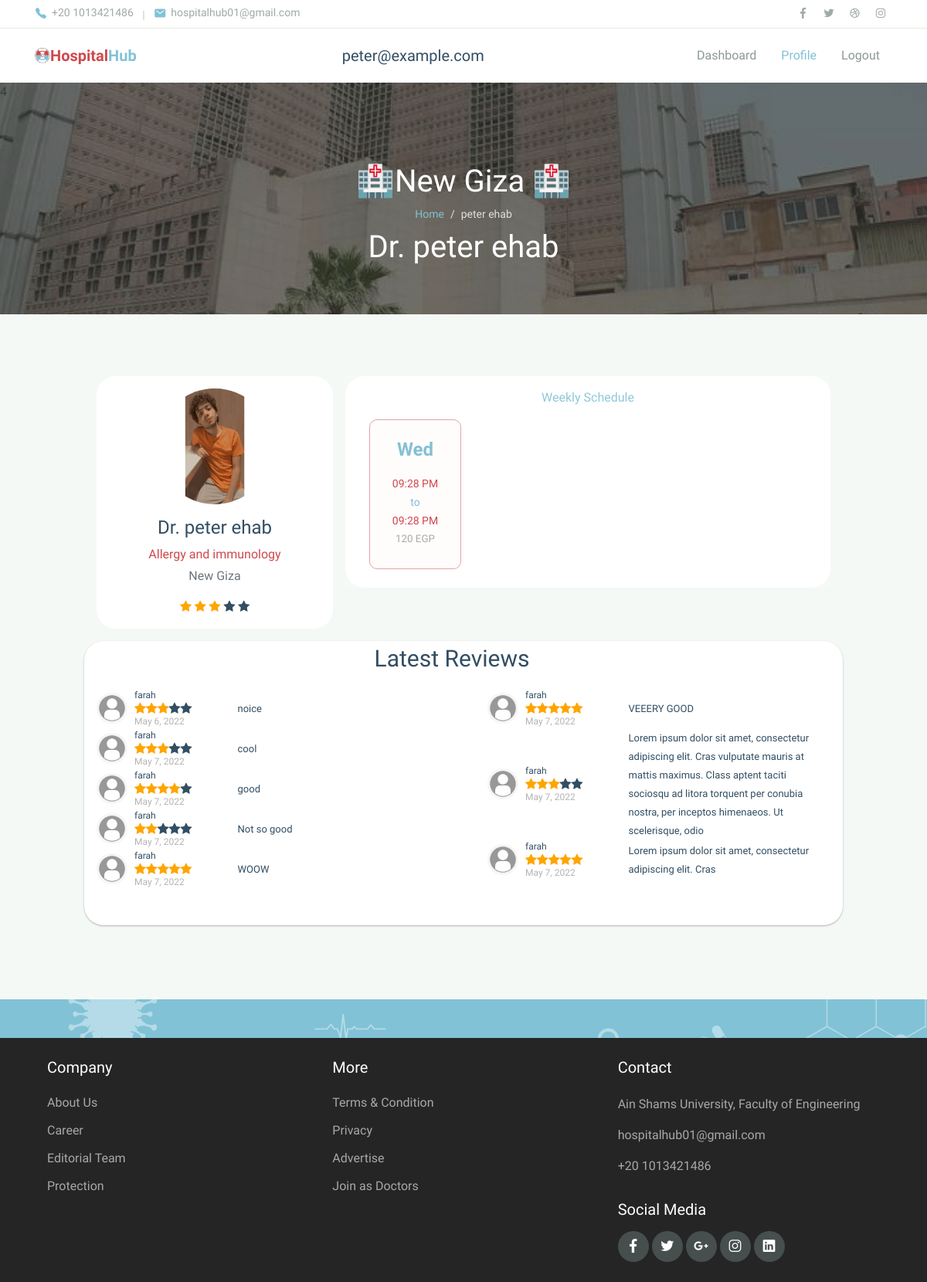
/hospital_hub/Doctor/profile (signed in), run on an earlier commit of the app's database.
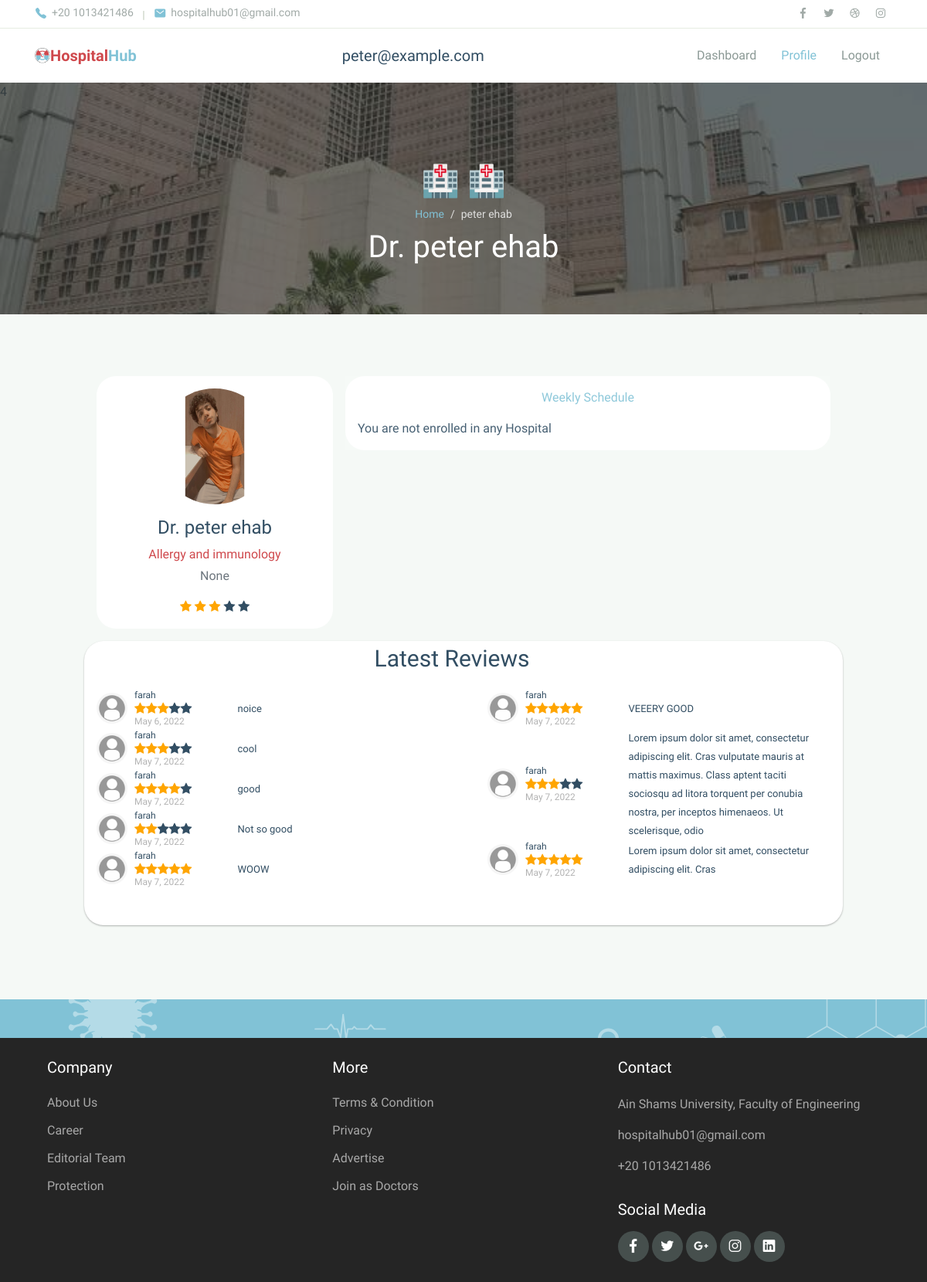
And on a later commit of the database.
### hospital_hub/models.py (models this page shows, shortened)
class Hospital(models.Model):
    name = models.CharField(max_length=100)
    city = models.ForeignKey(City, on_delete=models.PROTECT, null=True)
    specialities = models.ManyToManyField(Speciality, blank=True, null=True)
    image = models.ImageField(
        upload_to="media/", null=True, default="media/no_hospital_img.png")
    def __str__(self):
        return self.name

class Schedule(models.Model):
    day = models.CharField(max_length=50)
    doctor = models.ForeignKey(
        Doctor, on_delete=models.CASCADE, related_name="dailyschedule")
    start_time = models.TimeField()
    end_time = models.TimeField()
    price = models.IntegerField()
    patient_count = models.IntegerField()

class Review(models.Model):
    doctor = models.ForeignKey(
        Doctor, on_delete=models.CASCADE, related_name="my_reviews")
    patient = models.ForeignKey(
        Patient, on_delete=models.CASCADE, related_name="my_comments")
    comment = models.TextField()
    rating = models.IntegerField(
        default=Rating.EXCELLENT, choices=Rating.choices)
    created_at = models.DateTimeField(auto_now_add=True)

class Patient(models.Model):
    my_account = models.ForeignKey(
        User, on_delete=models.CASCADE, related_name="my_patient")

class User(AbstractBaseUser):
    username = models.CharField(max_length=255, unique=True)
    email = models.EmailField(
        verbose_name='email address', max_length=255, unique=True)
    full_name = models.CharField(max_length=255, blank=True, null=True)
    phone_number = models.IntegerField()
    city = models.ForeignKey(City, on_delete=models.PROTECT, null=True)
    owner = models.BooleanField(default=False)  # can login
    admin = models.BooleanField(default=False)  # staff user non superuser
    doctor = models.BooleanField(default=False)  # superuser
    patient = models.BooleanField(default=False)  # superuser
    staff = models.BooleanField(default=False)  # necessary
    age   =models.IntegerField(null=True,blank=True)
    created_at = models.DateTimeField(auto_now_add=True,null=True,blank=True)
    image = models.ImageField(
        default="media/no_profile_img.png", upload_to="media/")
    USERNAME_FIELD = 'username'  # username
    EMAIL_FIELD = 'email'  # Email
    REQUIRED_FIELDS = ['email', 'full_name', 'phone_number']
    objects = UserManager()
    @property
    def is_doctor(self):
        return self.doctor

### hospital_hub/views.py (the view)
# urls.py: path('Doctor/profile', views.Doctor.DoctorProfile, name='doctor_profile'),
    def DoctorProfile(request):
        if not request.user.is_authenticated:
            return HttpResponseRedirect(reverse('login'))
        elif not request.user.is_doctor:
            logout(request)
            return HttpResponseRedirect(reverse('login'))
        doc_account = request.user
        doctor = DoctorModel.objects.filter(my_account=request.user).first()
        days = [ 'Monday',
                'Tuesday', 'Wednesday', 'Thursday', 'Friday','Saturday', 'Sunday']
        hospital = doctor.hospital
        reviews = doctor.my_reviews.all()
        schedules = doctor.dailyschedule.all()
        schedule_abbreviation = []
        total_reviews = 0
        reviews_left = []
        reviews_right = []
        for i in range(reviews.count()):
            print(reviews.count())
            total_reviews += reviews[i].rating
            if i <= reviews.count()/2:
                reviews_left.append(reviews[i])
            else:
                reviews_right.append(reviews[i])
        if reviews.count():
            total_reviews = int(total_reviews/reviews.count())
        for schedule in schedules:
            schedule_abbreviation.append([schedule, schedule.day[0:3]])
        empty_days = []
        for day in days:
            dne = True
            for schedule in schedules:
                if schedule.day == day:
                    dne = False
                    break
            if dne == True:
                empty_days.append(day)
        if request.method == "POST":
            pass
        else:
            return render(request, "hospital_hub/Doctor/doctor_profile.html", {
                "doctor": doctor,
                "hospital": hospital,
                "schedules": schedule_abbreviation,
                "reviews": reviews,
                "reviews_left":reviews_left,
                "reviews_right":reviews_right,
                "total_reviews":total_reviews,
            })

### hospital_hub/models.py (called while the page is built)
    def __str__(self):
        return self.name

### hospital_hub/templates/hospital_hub/Doctor/doctor_profile.html (shortened to what the changed rows need)
{%extends 'hospital_hub/Doctor/doctor_layout.html'%}
{%load static%}
{%block body%}
<link rel="stylesheet" href="https://cdnjs.cloudflare.com/ajax/libs/font-awesome/4.7.0/css/font-awesome.min.css">
   <link rel="stylesheet" href="{%static 'hospital_hub/assets/css/doctor_profile.css'%}"/>
  <div class="page-banner overlay-dark bg-image" style="background-image: url(../../../static/hospital_hub/assets/img/bg_image_1.jpg);">4
    <div class="banner-section">
      <div class="container text-center wow fadeInUp">
        <h1 class="font-weight-normal">🏥{%if hospital%}{{hospital}}{%endif%} 🏥</h1>
        <nav aria-label="Breadcrumb">
          <ol class="breadcrumb breadcrumb-dark bg-transparent justify-content-center py-0 mb-2">
          </ol>
        </nav>
        <h1 class="font-weight-normal">Dr. {{user.full_name}} </h1>
      </div>
    </div>
  </div>
  <div class="page-section bg-light">
    <div class="container">
      <div class="row justify-content-center">
        <div class="col-lg-10">
          <div class="row" style="display:block" >
            <div class="row gutters-sm">
              <div class="col-md-4 mb-3">
                <div class="card ">
                  <div class="card-body">
                    <div class="d-flex flex-column align-items-center text-center">
                      <div class="mt-3">
                        <h4 style="font-size:auto;">Dr. {{user.full_name}}</h4>
                        <p class="text-secondary mb-1">{{doctor.speciality}}</p>
                        <p class="text-muted font-size-sm">{{hospital}}</p>
                           <div class="row align-items-center" style="margin:auto; display:block;">
                         {% for i in '01234'|make_list %}
                                  {%if forloop.counter <= total_reviews%}
                                  <span class="fa fa-star checked"></span>
                                  {%else%}
                                  <span class="fa fa-star "></span>
                                  {%endif%}
                            {% endfor %}
                        </div>
                      </div>
                    </div>
                  </div>
                </div>
              </div>
              <div class="col-md-8 ">
                <div class="card mb-3">
                  <div class="card2-body test">
                    <section id="working-time" class="working-time">
                            <div class="container">
                                <div class="row">
                                    {%if doctor.is_employed %}
                                    {%for schedule,abbreviation in schedules %}
                                       <div class="col-3 col-sm-3 col-md-3 col-lg-3 mb-2">
                                        <div class="time-panel">
                                            <h3>{{abbreviation}}</h3>
                                            <ul class="list-unstyled mb-0">
                                                <li style="color:#CF484C;" >{{schedule.start_time|time:"h:i A"}}</li>
                                                <li style="color:#81C2D6;">to</li>
                                                <li style="color:#CF484C;">{{schedule.end_time|time:"h:i A"}}</li>
                                                <li style="color:#AAAAAA; font-size:smaller">{{schedule.price}} EGP </li>
                                            </ul>
                                        </div>
                                    </div>
                                    {%endfor%}
                                    {% else %}
                                    <div> You are not enrolled in any Hospital </div>
                                    {% endif %}
                                </div>
                            </div>
                        </section>
                  </div>
                </div>
                  </div>
                        <div class="row gutters-sm mb-3" style="background:white;  box-shadow: 0 1px 3px 0 rgba(0,0,0,.1), 0 1px 2px 0 rgba(0,0,0,.2); border-radius:25px;">
                            <div class="row">
                                <div class="col-6" style="padding:0px;">
                                    <div class="col-12 mb-3">
                                        <div class="card h-100">
                                            <div class="card-body" style="width:100%;">
                                                {%for review in reviews_left%}
                                                <div class="row align-items-center">
                                                    <div class="col-2">
                                                        <img src="{{review.patient.my_account.image.url}}" alt="UserProfile" class="rounded-circle" width="40">
                                                    </div>
                                                    <div class="col-3" style="padding-left:0px">
                                                        <div class="row">
                                                            <span style="font-size:12px; text-align:left; "> {{review.patient.my_account.username}} </span>
                                                        </div>
                                                        <div class="row">
                                                            {% for i in '01234'|make_list %}
                                                            {%if forloop.counter <= review.rating %}
                                                            <span class="fa fa-star checked"></span>
                                                            {%else%}
                                                            <span class="fa fa-star "></span>
                                                            {%endif%}
                                                            {% endfor %}
                                                        </div>
                                                        <div class="row">
                                                            <span style="font-size:12px; text-align:left; color: rgba(0,0,0,0.3)"> {{review.created_at.date}} </span>
                                                        </div>
                                                    </div>
                                                    <div class="col-6" style="padding:0px">
                                                        <span style="font-size:13px; text-align:left; ">
                                                            {{review.comment}}
                                                        </span>
                                                    </div>
                                                </div>
                                                {%endfor%}
                                            </div>
                                        </div>
                                    </div>
                                </div>
                                <div class="col-6" style="padding:0px;width:900px">
                                    <div class="col-12 mb-3">
                                        <div class="card h-100">
                                            <div class="card-body" style="width:100%;">
                                                {%for review in reviews_right%}
                                                <div class="row align-items-center">
                                                    <div class="col-2">
                                                        <img src="{{review.patient.my_account.image.url}}" alt="UserProfile" class="rounded-circle" width="40">
                                                    </div>
                                                    <div class="col-3" style="padding-left:0px">
                                                        <div class="row">
                                                            <span style="font-size:12px; text-align:left; "> {{review.patient.my_account.username}} </span>
                                                        </div>
                                                        <div class="row">
                                                            {% for i in '01234'|make_list %}
                                                            {%if forloop.counter <= review.rating %}
                                                            <span class="fa fa-star checked"></span>
                                                            {%else%}
                                                            <span class="fa fa-star "></span>
                                                            {%endif%}
                                                            {% endfor %}
                                                        </div>
                                                        <div class="row">
                                                            <span style="font-size:12px; text-align:left; color: rgba(0,0,0,0.3)"> {{review.created_at.date}}  </span>
                                                        </div>
                                                    </div>
                                                    <div class="col-6" style="padding:0px">
                                                        <span style="font-size:13px; text-align:left; ">
                                                            {{review.comment}}
                                                        </span>
                                                    </div>
                                                </div>
                                                {%endfor%}
                                            </div>
                                        </div>
                                    </div>
                                </div>
                            </div>
                        </div>
              </div>
            </div>
          </div>
        </div>
      </div>
    </div>
   <link rel="stylesheet" href="{%static 'hospital_hub/assets/css/doctor_profile.css'%}"/>
{%endblock%}

What changed in the data, as far as the page shows it:
no longer on this page (row unchanged): Hospital: name "New Giza"
removed Schedule: abbreviation "Wed", start_time "09:28 PM", end_time "09:28 PM", price "120"
changed Doctor "Allergy and immunology": is_employed True → False (drawn)
Also different on the page:
{{ hospital }}: (not shown) → "None"
text now shown: "You are not enrolled in any Hospital"
